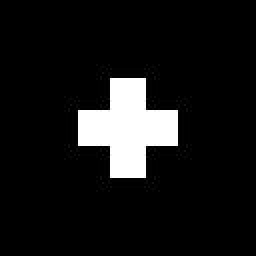
%> input picture project1/sample_images/c2.jpg, 128 x 128 px (shown 2 times larger)
$ octave demo_cb.m   (GNU Octave 9; MATLAB toolbox functions it lacks are replaced by stand-ins)
%> lines starting %> are read from the running program, lines starting %| are printed output that depends on the picture
%% Load Image
I = imread('sample_images/c2.jpg');
%> I is the input picture: size 128x128 uint8; min 0, max 255, mean 23.1
if size(I,3)==3
    I = rgb2gray(I);
end

figure(1); imagesc(I);title('original image'); axis('equal'); colormap('gray'); colorbar; pbaspect([1 1 1]); set(gcf, 'Position',  [100, 100, 450, 400]);

%% Sinogram
first_projection_angle=0;
last_projection_angle=180;
delta_theta=0.5;
theta=first_projection_angle:delta_theta:last_projection_angle;
[sg,xp]=radon(I,theta);
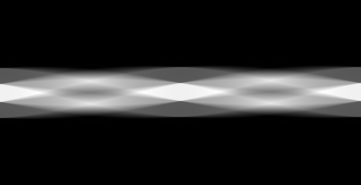
%> sg: size 185x361 double; min 0, max 13492.1, mean 2049.6; drawn with min black and max white
%> xp = 185 values from -92 to 92
figure(2); imagesc(sg); colorbar; title('projections g(l,theta) - Radon Transform'); axis('square'); xlabel('projection angle theta'); ylabel('linear displacement - l'); pbaspect([1 1 1]); set(gcf, 'Position',  [100, 100, 450, 400]);
%> after `set(gcf, 'Position', [100, 100, 450, 400])`:
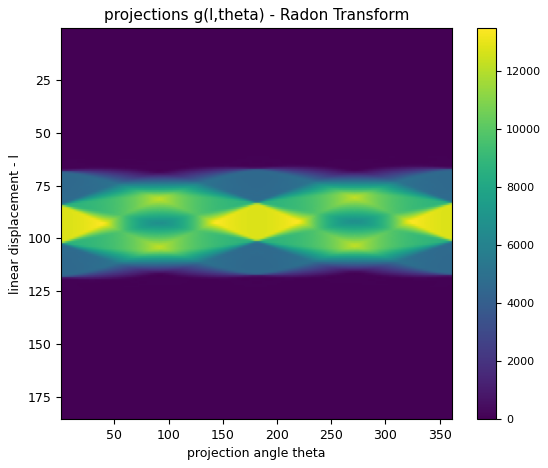
%> figure redrawn from the program's plot data

%% Construct c(l)
% Create a meshgrid for the final image
[nd, nt] = size(sg);
%> nd = 185; nt = 361
iw = 2 * floor(nd / (2 * sqrt(2)));
%> iw = 130
hfiw = iw / 2;
%> hfiw = 65
[posX, posY] = meshgrid((1:iw) - hfiw);
w = abs(xp .* (2 / nd));
%> w = 185 values, max 0.995 at index 1, min 0 at index 93, mean 0.5
figure(3); plot(xp, w, 'LineWidth', 2); title('c(l) with ramp filter'); xlabel('linear displacement - l'); ylabel('c(l)'); set(gcf, 'Position',  [100, 100, 450, 400]);
%> after `set(gcf, 'Position', [100, 100, 450, 400])`:
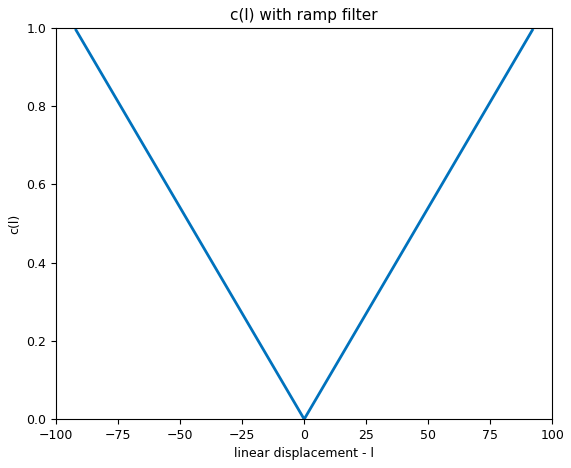
%> figure redrawn from the program's plot data; curve peaks at x = -92, y = 0.995

%% IFT c(l)
% Perform convolution of c(l) with the sinogram
c = ifftshift(ifft(fftshift(w),[],1));

figure(4); plot(xp, real(c), 'LineWidth', 2); title('Inverse FT of c(l)'); xlabel('k'); axis('tight'); xlim([-50,50]); ylabel('F^-1[c(l)](k)'); set(gcf, 'Position',  [100, 100, 450, 400]);
%> after `set(gcf, 'Position', [100, 100, 450, 400])`:
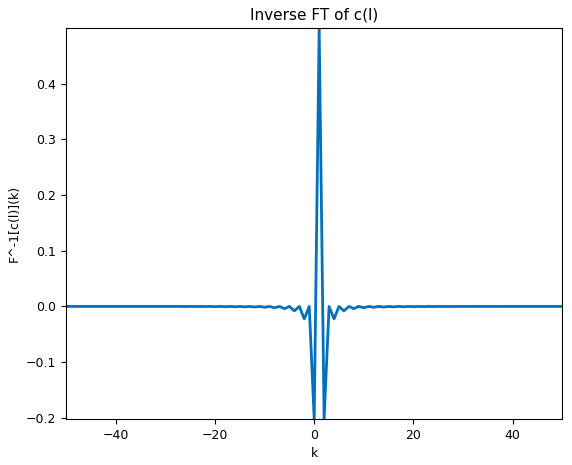
%> figure redrawn from the program's plot data; curve peaks at x = 1, y = 0.5

%% Convolve c(l) with Sinogram
sgc = convn(sg, c, 'same');
figure(5); imagesc(abs(sgc)); colorbar; title('c(l) * g(l,theta) (convolution)'); axis('square'); xlabel('projection angle theta'); ylabel('linear displacement - l'); pbaspect([1 1 1]); set(gcf, 'Position',  [100, 100, 450, 400]);
%> after `set(gcf, 'Position', [100, 100, 450, 400])`:
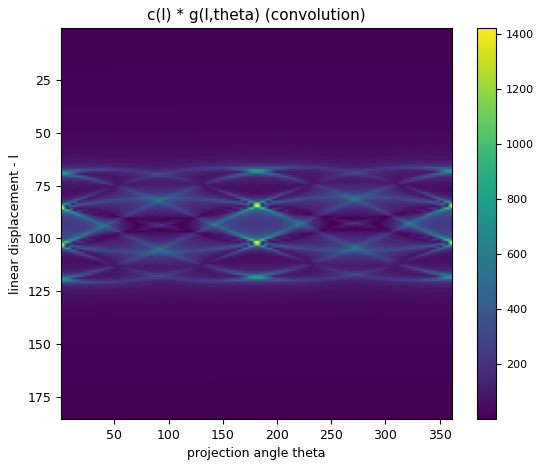
%> figure redrawn from the program's plot data

%% Backprojection
% Create a Cartesian grid for backprojection
img_fbp = zeros(nd);

% Perform backprojection
for i = 1:nt
    t = theta(i);
    projed = repmat(sgc(:,i), 1, nd).';
%> (the run ends here)

$ run again, with project1/sample_images/c4.jpg copied over project1/sample_images/c2.jpg
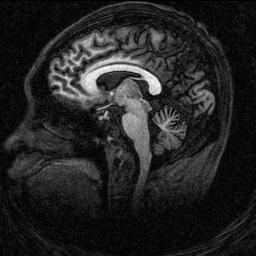
%> input picture project1/sample_images/c4.jpg, 256 x 256 px
%> I is the input picture: size 256x256 uint8; min 0, max 255, mean 35.3
%> `[sg,xp]=radon(I,theta);`:
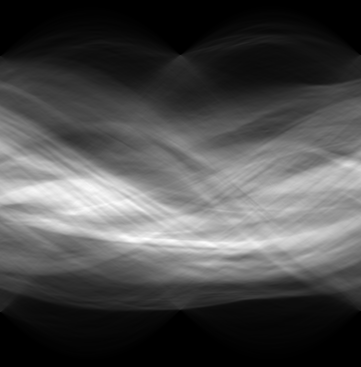
%> sg: size 367x361 double; min 0, max 21131.3, mean 6294.9; drawn with min black and max white
%> xp = 367 values from -183 to 183
%> w = 367 values, max 0.997 at index 1, min 0 at index 184, mean 0.5
%> `set(gcf, 'Position', [100, 100, 450, 400])`:
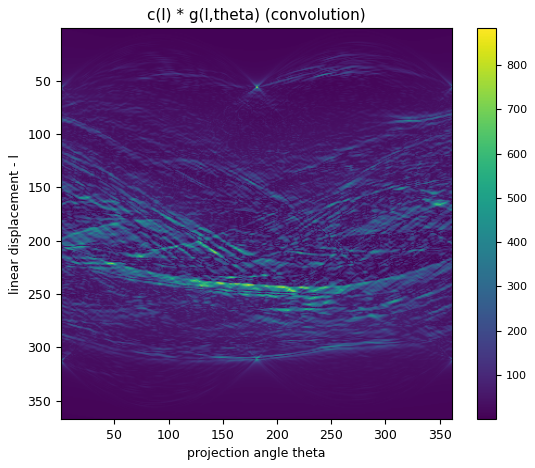
%> figure redrawn from the program's plot data
